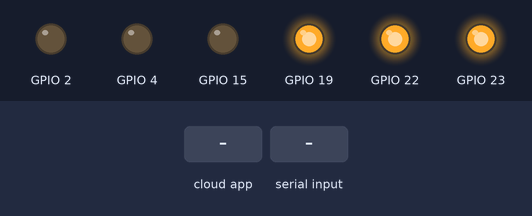
This sketch was run on a simulated ESP32. Shown: output pins drawn as LEDs (lit = HIGH). The inputs (shaded band) are chosen by the test bench. WiFi joins after 1.5 s; servers stay silent unless stated; the Firebase database answers and starts empty; what the sketch prints to the serial monitor is not drawn.

Above: at 2.7 s.
2.8 s: the phone or cloud app sets Fan to 1
At 4.2 s:
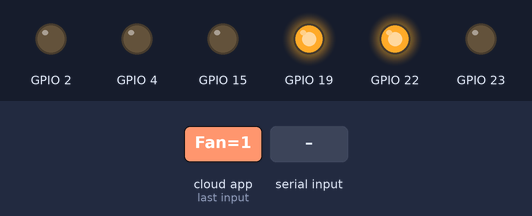
4.5 s: the phone or cloud app sets Heater to 1
At 5.4 s:
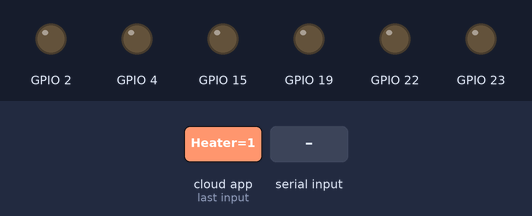
6.0 s: the phone or cloud app sets Fan to 0
At 8.7 s:
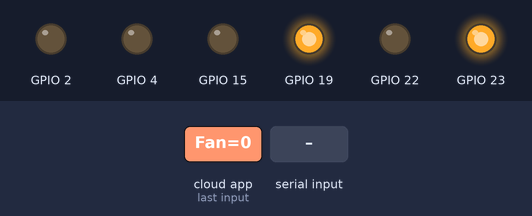
9.0 s: "90:45:200$" received over the second serial link
At 10.3 s:
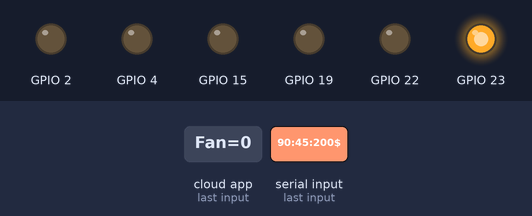
11.5 s: the phone or cloud app sets Heater to 0
At 13.8 s:
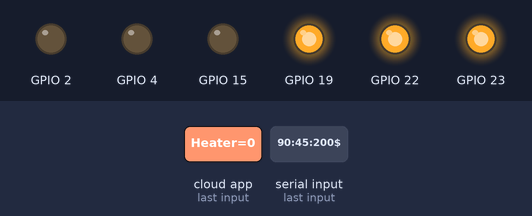
Timing chart, 0 to 15.3 s (numbered marks = the images above; inputs shaded):
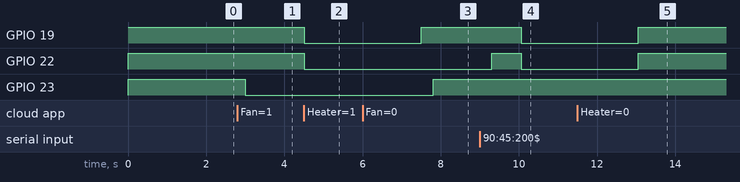

The sketch:

smartheater_bc.ino
```cpp
#include <FirebaseESP32.h>
#include "WiFi.h"
#define WIFI_SSID "Redmi Note 8"
#define WIFI_PASSWORD "faisal123"
#define FIREBASE_HOST "https://heater-d314c-default-rtdb.firebaseio.com"
#define FIREBASE_AUTH "qGuAvYqG3wibIZ1iMN49WsqZkUJLyo14yIa3kFqH"
FirebaseData fbdo;
FirebaseData getdata1;
FirebaseJson json;
String tempH="",tempR="",smokeH="",smokeR="",pres="",TIME="";
int d=0;
int fan_chk=0;
int temp_chk=0;
int smk_chk=0;
String saj="";
String h="1";
String h1="2";
String h2="3";

String d1="";
String d2="";
String d3="";
int a=0;
unsigned previous_mills=0;
const long interval=10000;

void setup() {
  Serial.begin(115200);
  Serial2.begin(115200);
pinMode(19,OUTPUT);pinMode(22,OUTPUT);pinMode(23,OUTPUT);
pinMode(15,OUTPUT);pinMode(2,OUTPUT);pinMode(4,OUTPUT);
digitalWrite(19,HIGH);digitalWrite(22,HIGH);digitalWrite(23,HIGH);
digitalWrite(15,LOW);digitalWrite(2,LOW);digitalWrite(4,LOW);
  WiFi.begin(WIFI_SSID, WIFI_PASSWORD);
  Serial.print("Connecting to Wi-Fi");
  while (WiFi.status() != WL_CONNECTED)
  {
    Serial.print(".");
    delay(300);
  }
  Serial.println();
  Serial.print("Connected with IP: ");
  Serial.println(WiFi.localIP());
  Serial.println();

  Firebase.begin(FIREBASE_HOST, FIREBASE_AUTH);
  Firebase.reconnectWiFi(true);

//      Firebase.setString(fbdo, "/tempH", "0");
//      Firebase.setString(fbdo, "/tempR", "0");
//      Firebase.setString(fbdo, "/pres", "0");
//      Firebase.setString(fbdo, "/smokeH", "0");
//      Firebase.setString(fbdo, "/smokeR", "0");
//      Firebase.setString(fbdo, "/TIME", "0");

}
void loop(){
  Firebase.getString(getdata1,"Fan");
  d1=getdata1.stringData();
  Serial.println(d1);

   if(d1==String(1) ||  fan_chk==1){
    digitalWrite(23,LOW);
   }
   else if(d1==String(0) ||  fan_chk==0){
   digitalWrite(23,HIGH);}
  Firebase.getString(getdata1,"Heater");
  d2=getdata1.stringData();
  Serial.println(d2);
     if(d2==String(1)){
    digitalWrite(22,LOW);   //volve on
    if(a==0){
    digitalWrite(19,LOW);  // spark on
    delay(3000);
    digitalWrite(19,HIGH);
    a=1;
    }
   }
   if(d2==String(0) || temp_chk==1 || smk_chk==1){
    a=0;
   digitalWrite(22,HIGH);    //volv
   digitalWrite(19,HIGH);    //spark
   Firebase.setString(fbdo, "/Fan", "0");
   Firebase.setString(fbdo, "/Heater", "0");
   }
  Firebase.getString(getdata1,"case");
  d3=getdata1.stringData();
  String d3_=d3.substring(2,d3.length()-2);
  Serial.println(d3_);
if(Serial2.available()>0)
  {
        saj=Serial2.readStringUntil('$');
        Serial.println(saj);

       for(int i=0;i<saj.length();i++)
       {
        char f1=saj[i];

        if(f1==':')
        {
          d=d+1;
          }
         if(d==0)
         {
          tempH+=saj[i];
          }
         else if(d==1)
         {
          tempR+=saj[i];

          }
         else if(d==2)
         {
          pres+=saj[i];
          }
         else if(d==3)
         {
          smokeH+=saj[i];
          }
         else if(d==4)
         {
          smokeR+=saj[i];
          }
          else if(d==5)
         {
          TIME+=saj[i];
          }

        }
        saj="";
       // Serial.println(tempR);Serial.println(tempH); Serial.println(pres); Serial.println(smokeH);Serial.println(smokeR);Serial.println(TIME);


    tempR=tempR.substring(1,tempR.length());
    pres=pres.substring(1,pres.length());
    smokeH=smokeH.substring(1,smokeH.length());
    smokeR=smokeR.substring(1,smokeR.length());
    TIME=TIME.substring(1,TIME.length());
      Serial.println("outside case");
      Serial.println(pres.toInt());
      Serial.println(d2);
      Serial.println(TIME.toInt());
      Serial.println(pres.length());

    if(tempR.toInt()>d3_.toInt() && tempR.length()>=1)   // turn off heater when room temp increase than set value
    {
      temp_chk=1;
      }
      else
      {
        temp_chk=0;
        }

    if((smokeH.toInt()==0 || smokeR.toInt()==0) && (smokeH.length()>=1 && smokeR.length()>=1)) //  emergency case when gas leak
    {
        emergency();
      }
     else if((smokeH.toInt()==1 && smokeR.toInt()==1) && (smokeH.length()>=1 && smokeR.length()>=1))  // normal case check
     {
      digitalWrite(2,HIGH);
      digitalWrite(15,LOW);
      digitalWrite(4,LOW);
      //Serial.println("inside smoke2");
      //fan_chk=0;
      //smk_chk=0;
      }
     if ((pres.toInt() > 17000 && pres.toInt() < 20000) && d2==String(1) && TIME.toInt()==0 && pres.length()>=5){  // case for presure sensor and flow sensor=0
     emergency();
      }

      if (pres.toInt() <= 17000 && d2==String(1) && TIME.toInt()==0 && pres.length()>=5){  // case for presure sensor and volve
     emergency();
      }


      unsigned long current_mills=millis();
      if(current_mills-previous_mills>=interval){

      if (pres.toInt() > 17500 && d2==String(1) && TIME.toInt()>50 && tempH.toInt()<34 &&  pres.length()>=4){   //all sensor working but heater temp does not increase
        emergency();
      }

      previous_mills=current_mills;
      }

    if(tempR.length()>=1 && tempH.length()>=1 && pres.length()>=1 && smokeH.length()>=1 && smokeR.length()>=1 && TIME.length()>=1)
    {
      if(tempR.toInt()>1&&tempR.toInt()<35){
        Firebase.setInt(fbdo, "/hh", h.toInt());
      }
      else if (tempR.toInt()>36&&tempR.toInt()<66){
       Firebase.setInt(fbdo, "/hh", h1.toInt());

      }
      else if (tempR.toInt()>67&&tempR.toInt()<100){
       Firebase.setInt(fbdo, "/hh", h2.toInt());
      }


      if(tempH.toInt()>1&&tempH.toInt()<35){
        Firebase.setInt(fbdo, "/hh2", h.toInt());
      }
      else if (tempH.toInt()>36&&tempH.toInt()<66){
       Firebase.setInt(fbdo, "/hh2", h1.toInt());

      }
      else if (tempH.toInt()>67&&tempH.toInt()<100){
       Firebase.setInt(fbdo, "/hh2", h2.toInt());
      }

  //  Serial.println(tempR);Serial.println(tempH); Serial.println(pres); Serial.println(smokeH);Serial.println(smokeR);Serial.println(TIME);
    Firebase.setInt(fbdo, "/tempH", tempH.toInt());
    Firebase.setInt(fbdo, "/tempR", tempR.toInt());
    Firebase.setInt(fbdo, "/pres", pres.toInt());
    Firebase.setInt(fbdo, "/smokeH", smokeH.toInt());
    Firebase.setInt(fbdo, "/smokeR", smokeR.toInt());
    Firebase.setInt(fbdo, "/TIME", TIME.toInt());
      }
 }
tempH="";

tempR="";
smokeH="";
smokeR="";
pres="";
TIME="";
saj="";
d=0;
Serial.println(".............");


}


void emergency(){
      digitalWrite(2,LOW);      // green led
      digitalWrite(15,HIGH);  // buzzer
      digitalWrite(4,HIGH);  // red led
      digitalWrite(22,HIGH);    //volve
      digitalWrite(19,HIGH);    //spark
      digitalWrite(23,LOW);    //fan
      Firebase.setString(fbdo, "/Fan", "0");
      Firebase.setString(fbdo, "/Heater", "0");
                       //
      delay(5000);
      digitalWrite(2,HIGH);      // green led
      digitalWrite(15,LOW);  // buzzer
      digitalWrite(4,LOW);  // red led
      digitalWrite(23,HIGH);    //fan

      }
```

Measured:
- after the input at 2.8 s, GPIO 23: HIGH → LOW after 0.20 s
- after the input at 4.5 s, GPIO 19, GPIO 22: HIGH → LOW at once
- after the input at 6.0 s, GPIO 23: LOW → HIGH after 1.8 s
- after the input at 9.0 s, GPIO 19: HIGH → LOW after 1.1 s; GPIO 22: LOW → HIGH after 0.31 s, → LOW 0.75 s later
- after the input at 11.5 s, GPIO 19, GPIO 22: goes on until 13.1 s, then stays HIGH
